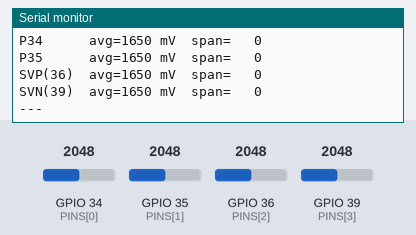
Recording of a sketch running on a simulated ESP32. Shown: the last lines printed to the serial monitor. Inputs (shaded band) come from the test bench; at power-on: GPIO 34 (PINS[0]) = 2048, GPIO 36 (PINS[2]) = 2048, GPIO 39 (PINS[3]) = 2048, GPIO 35 (PINS[1]) = 2048.

Above: at 1.2 s.
1.3 s: GPIO 34 (PINS[0]) set to 1228
4.2 s: GPIO 36 (PINS[2]) set to 1228
At 5.4 s:
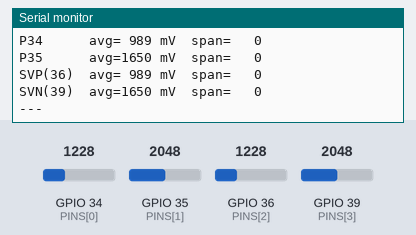
7.0 s: GPIO 39 (PINS[3]) set to 1228
At 7.9 s:
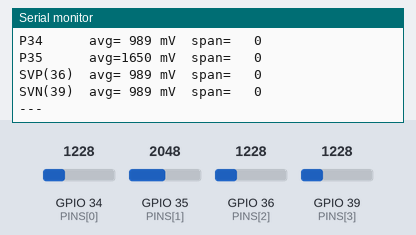
9.8 s: GPIO 35 (PINS[1]) set to 122
12.5 s: GPIO 35 (PINS[1]) set to 20
15.3 s: GPIO 36 (PINS[2]) set to 122
At 16.4 s:
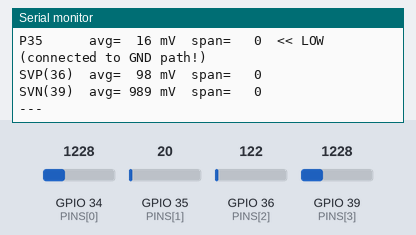

Measured:
- after the input at 4.2 s, the serial monitor: prints a new line after 0.43 s (image 1)
- after the input at 7.0 s, the serial monitor: prints a new line after 0.40 s (image 2)
- after the input at 15.3 s, the serial monitor: prints a new line after 0.40 s (image 3)

The sketch:

quad_probe.ino
```cpp
// quad_probe: read all 4 input-only ADC1 pins (GPIO 34,35,36,39) with min/max.
// Purpose: find which pin the sense wire is REALLY on, and spot floating pins.
// A connected node reads steady; a floating pin reads noisy/drifting.
const int PINS[4] = {34, 35, 36, 39};
const char* NAMES[4] = {"P34", "P35", "SVP(36)", "SVN(39)"};

void setup() {
  Serial.begin(115200);
  for (int i = 0; i < 4; i++) {
    pinMode(PINS[i], INPUT);
    analogSetPinAttenuation(PINS[i], ADC_11db);
  }
  Serial.println("=== QUAD PROBE ===");
}

void loop() {
  for (int i = 0; i < 4; i++) {
    int lo = 9999, hi = -1; long acc = 0;
    for (int k = 0; k < 48; k++) {
      int v = analogReadMilliVolts(PINS[i]);
      acc += v; if (v < lo) lo = v; if (v > hi) hi = v;
    }
    int avg = acc / 48;
    const char* tag = (avg < 60) ? "  << LOW (connected to GND path!)" :
                      (hi - lo > 220) ? "  (noisy - probably floating)" : "";
    Serial.printf("%-8s avg=%4d mV  span=%4d%s\n", NAMES[i], avg, hi - lo, tag);
  }
  Serial.println("---");
  delay(900);
}
```
